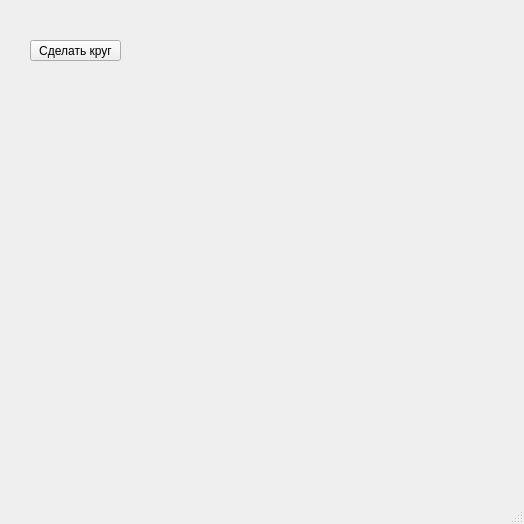
<?xml version="1.0" encoding="UTF-8"?>
<ui version="4.0">
 <class>MainWindow</class>
 <widget class="QMainWindow" name="MainWindow">
  <property name="geometry">
   <rect>
    <x>0</x>
    <y>0</y>
    <width>524</width>
    <height>524</height>
   </rect>
  </property>
  <property name="windowTitle">
   <string>MainWindow</string>
  </property>
  <widget class="QWidget" name="centralwidget">
   <widget class="QPushButton" name="pushButton">
    <property name="geometry">
     <rect>
      <x>30</x>
      <y>40</y>
      <width>91</width>
      <height>21</height>
     </rect>
    </property>
    <property name="text">
     <string>Сделать круг</string>
    </property>
   </widget>
  </widget>
  <widget class="QMenuBar" name="menubar">
   <property name="geometry">
    <rect>
     <x>0</x>
     <y>0</y>
     <width>524</width>
     <height>21</height>
    </rect>
   </property>
  </widget>
  <widget class="QStatusBar" name="statusbar"/>
 </widget>
 <resources/>
 <connections/>
</ui>
